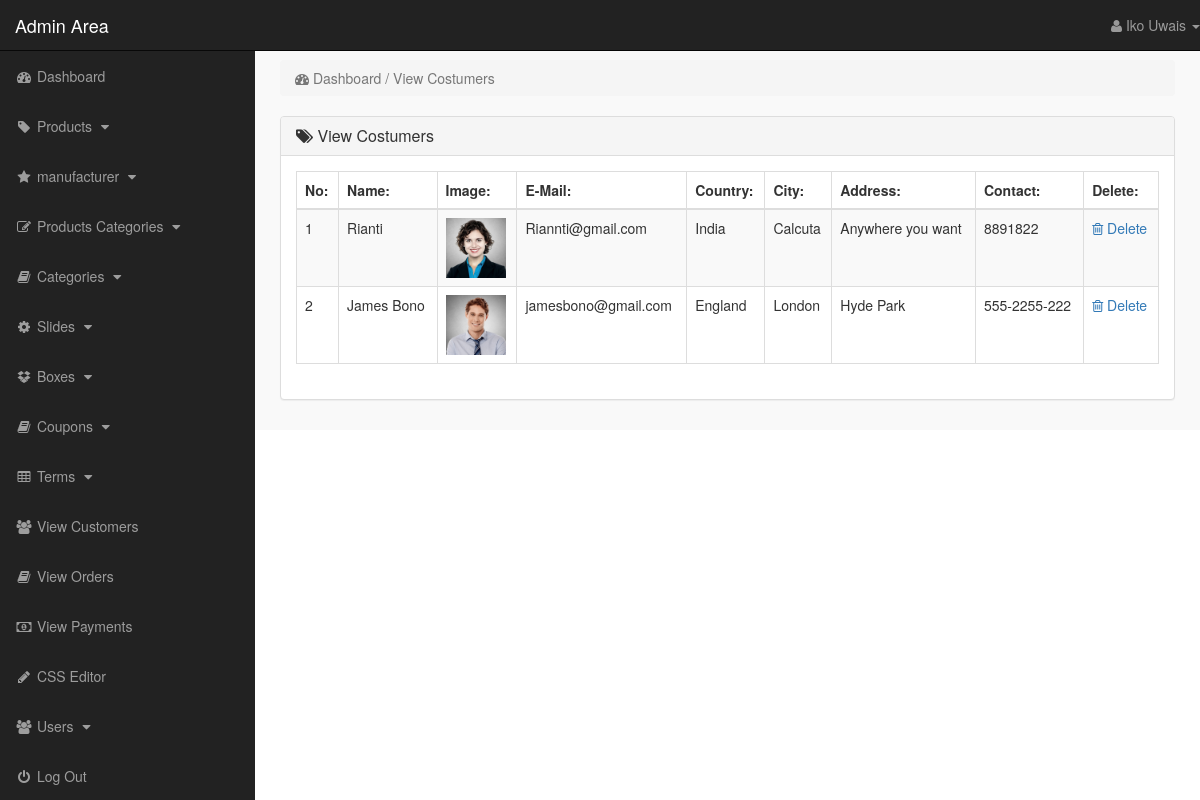
/M-Dev-Store/admin_area/index.php?view_customers (signed in), run on the app's committed database.
### tables this page shows
CREATE TABLE `customers` (
  `customer_id` int(10) NOT NULL,
  `customer_name` varchar(255) NOT NULL,
  `customer_email` varchar(255) NOT NULL,
  `customer_pass` varchar(255) NOT NULL,
  `customer_country` text NOT NULL,
  `customer_city` text NOT NULL,
  `customer_contact` varchar(255) NOT NULL,
  `customer_address` text NOT NULL,
  `customer_image` text NOT NULL,
  `customer_ip` varchar(100) NOT NULL
);

### M-Dev-Store/admin_area/view_customers.php (the view)
<?php
    if(!isset($_SESSION['admin_email'])){
        echo "<script>window.open('login.php','_self')</script>";
    }else{
?>
<div class="row">
    <div class="col-lg-12">
        <ol class="breadcrumb">
            <li class="active">
                <i class="fa fa-dashboard"></i> Dashboard / View Costumers
            </li>
        </ol>
    </div>
</div>
<div class="row">
    <div class="col-lg-12">
        <div class="panel panel-default">
            <div class="panel-heading">
               <h3 class="panel-title">
                   <i class="fa fa-tags"></i>  View Costumers
               </h3>
            </div>
            <div class="panel-body">
                <div class="table-responsive">
                    <table class="table table-striped table-bordered table-hover">
                        <thead>
                            <tr>
                                <th> No: </th>
                                <th> Name: </th>
                                <th> Image: </th>
                                <th> E-Mail: </th>
                                <th> Country: </th>
                                <th> City: </th>
                                <th> Address: </th>
                                <th> Contact: </th>
                                <th> Delete: </th>
                            </tr>
                        </thead>
                        <tbody>
                            <?php
                                $i=0;
                                $get_c = "select * from customers";
                                $run_c = mysqli_query($con,$get_c);
                                while($row_c=mysqli_fetch_array($run_c)){
                                    $c_id = $row_c['customer_id'];
                                    $c_name = $row_c['customer_name'];
                                    $c_img = $row_c['customer_image'];
                                    $c_email = $row_c['customer_email'];
                                    $c_country = $row_c['customer_country'];
                                    $c_city = $row_c['customer_city'];
                                    $c_address = $row_c['customer_address'];
                                    $c_contact = $row_c['customer_contact'];
                                    $i++;
                            ?>
                            <tr>
                                <td> <?php echo $i; ?> </td>
                                <td> <?php echo $c_name; ?> </td>
                                <td> <img src="../customer/customer_images/<?php echo $c_img; ?>" width="60" height="60"></td>
                                <td> <?php echo $c_email; ?> </td>
                                <td> <?php echo $c_country; ?></td>
                                <td> <?php echo $c_city; ?> </td>
                                <td> <?php echo $c_address ?> </td>
                                <td> <?php echo $c_contact ?> </td>
                                <td>
                                     <a href="index.php?delete_customer=<?php echo $c_id; ?>">
                                        <i class="fa fa-trash-o"></i> Delete
                                     </a>
                                </td>
                            </tr>
                            <?php } ?>
                        </tbody>
                    </table>
                </div>
            </div>
        </div>
    </div>
</div>
<?php } ?>

### M-Dev-Store/admin_area/includes/sidebar.php (shortened to what this page needs)
<?php
    if(!isset($_SESSION['admin_email'])){
        echo "<script>window.open('login.php','_self')</script>";
    }else{
?>
<nav class="navbar navbar-inverse navbar-fixed-top">
    <div class="navbar-header">
        <a href="index.php?dashboard" class="navbar-brand">Admin Area</a>
    </div>
    <ul class="nav navbar-right top-nav">
        <li class="dropdown">
            <a href="#" class="dropdown-toggle" data-toggle="dropdown">
                <i class="fa fa-user"></i> <?php echo $admin_name;  ?> <b class="caret"></b>
            </a>
        </li>
    </ul>
    <div class="collapse navbar-collapse navbar-ex1-collapse">
        <ul class="nav navbar-nav side-nav">
            <li>
                <a href="index.php?dashboard">
                        <i class="fa fa-fw fa-dashboard"></i> Dashboard
                </a>
            </li>
            <li>
                <a href="#" data-toggle="collapse" data-target="#products">
                        <i class="fa fa-fw fa-tag"></i> Products
                        <i class="fa fa-fw fa-caret-down"></i>
                </a>
            </li>
            <li>
                <a href="#" data-toggle="collapse" data-target="#manufacturer">
                        <i class="fa fa-fw fa-star"></i> manufacturer
                        <i class="fa fa-fw fa-caret-down"></i>
                </a>
            </li>
            <li>
                <a href="#" data-toggle="collapse" data-target="#p_cat">
                        <i class="fa fa-fw fa-edit"></i> Products Categories
                        <i class="fa fa-fw fa-caret-down"></i>
                </a>
            </li>
            <li>
                <a href="#" data-toggle="collapse" data-target="#cat">
                        <i class="fa fa-fw fa-book"></i> Categories
                        <i class="fa fa-fw fa-caret-down"></i>
                </a>
            </li>
            <li>
                <a href="#" data-toggle="collapse" data-target="#slides">
                        <i class="fa fa-fw fa-gear"></i> Slides
                        <i class="fa fa-fw fa-caret-down"></i>
                </a>
            </li>
            <li>
                <a href="#" data-toggle="collapse" data-target="#boxes">
                        <i class="fa fa-fw fa-dropbox"></i> Boxes
                        <i class="fa fa-fw fa-caret-down"></i>
                </a>
            </li>
            <li>
                <a href="#" data-toggle="collapse" data-target="#coupon">
                        <i class="fa fa-fw fa-book"></i> Coupons
                        <i class="fa fa-fw fa-caret-down"></i>
                </a>
            </li>
            <li>
                <a href="#" data-toggle="collapse" data-target="#terms">
                        <i class="fa fa-fw fa-table"></i> Terms
                        <i class="fa fa-fw fa-caret-down"></i>
                </a>
            </li>
            <li>
                <a href="index.php?view_customers">
                    <i class="fa fa-fw fa-users"></i> View Customers
                </a>
            </li>
            <li>
                <a href="index.php?view_orders">
                    <i class="fa fa-fw fa-book"></i> View Orders
                </a>
            </li>
            <li>
                <a href="index.php?view_payments">
                    <i class="fa fa-fw fa-money"></i> View Payments
                </a>
            </li>
            <li>
                <a href="index.php?edit_css">
                    <i class="fa fa-fw fa-pencil"></i> CSS Editor
                </a>
            </li>
            <li>
                <a href="#" data-toggle="collapse" data-target="#users">
                        <i class="fa fa-fw fa-users"></i> Users
                        <i class="fa fa-fw fa-caret-down"></i>
                </a>
            </li>
            <li>
                <a href="logout.php">
                    <i class="fa fa-fw fa-power-off"></i> Log Out
                </a>
            </li>
        </ul>
    </div>
</nav>
<?php } ?>

### M-Dev-Store/admin_area/css/style.css (style rules this page uses)
body { margin-top: 100px; }
@media (min-width: 768px) { body { margin-top: 50px; } }
.top-nav { 0 15px; }
.top-nav>li { float: left; display: inline-block; }
.top-nav>li>a { color: #999999; line-height: 20px; padding-top: 15px; padding-bottom: 15px; }
@media (min-width: 768px) { .side-nav { position: fixed; top: 51px; bottom: 0; width: 255px; overflow-y: auto; overflow-x: hidden; background-color: #222222; padding-bottom: 40px; border-radius: 0; } }
@media (min-width: 768px) { .side-nav>li>a { width: 255px; } }
.panel-body { border-radius: 5px; }

### data on the page
customers: customer_name "Rianti", customer_image (picture), customer_email "Riannti@gmail.com", customer_country "India", customer_city "Calcuta", customer_address "Anywhere you want", customer_contact "8891822"
customers: customer_name "James Bono", customer_image (picture), customer_email "jamesbono@gmail.com", customer_country "England", customer_city "London", customer_address "Hyde Park", customer_contact "555-2255-222"

### other printed values
$admin_name "Iko Uwais"
